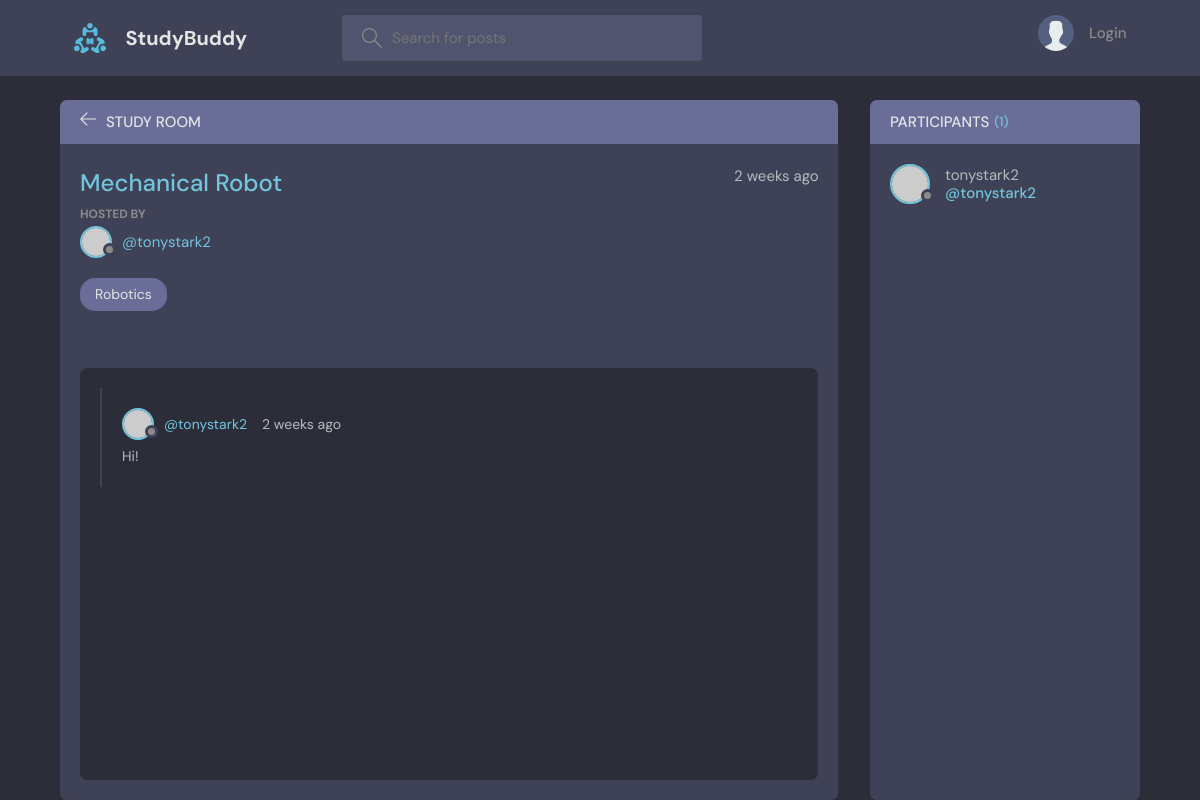
Screenshot of /room/14 with the database file from the repository.
### base/models.py (models this page shows, shortened)
class Room(models.Model):
    host = models.ForeignKey(User, on_delete=models.SET_NULL, null = True)
    topic = models.ForeignKey(Topic, on_delete=models.SET_NULL, null = True)
    name = models.CharField(max_length=200)
    description = models.TextField(null=True, blank=True)
    participants = models.ManyToManyField(User, related_name="participants", blank=True)
    updated = models.DateTimeField(auto_now=True)
    created = models.DateTimeField(auto_now_add=True)
    class Meta:
        ordering = ["-updated", "-created"]

class Topic(models.Model):
    name = models.CharField(max_length=200)
    def __str__(self):
        return str(self.name)

class Message(models.Model):
    user = models.ForeignKey(User, on_delete=models.CASCADE)
    room = models.ForeignKey(Room, on_delete=models.CASCADE)
    body = models.TextField()
    updated = models.DateTimeField(auto_now=True)
    created = models.DateTimeField(auto_now_add=True)
    class Meta:
        ordering = ["-updated", "-created"]

### base/views.py (the view, shortened to what this page needs)
# urls.py: path("room/<str:primary_key>", views.room, name = "room"),
def room(request, primary_key):
    room = Room.objects.get(id = primary_key)
    conversations = room.message_set.all().order_by("-created")
    participants = room.participants.all()
    context = {"room": room, "conversations": conversations, "participants": participants}
    return render(request,  "base/room.html", context)

### base/templates/base/room.html (shortened to what this page needs)
{% extends "mainlayout.html" %}
{% block content %}
<main class="profile-page layout layout--2">
      <div class="container">
        <div class="room">
          <div class="room__top">
            <div class="room__topLeft">
              <a href="{% url 'home' %}">
                <svg version="1.1" xmlns="http://www.w3.org/2000/svg" width="32" height="32" viewBox="0 0 32 32">
                  <title>arrow-left</title>
                  <path
                    d="M13.723 2.286l-13.723 13.714 13.719 13.714 1.616-1.611-10.96-10.96h27.625v-2.286h-27.625l10.965-10.965-1.616-1.607z"
                  ></path>
                </svg>
              </a>
              <h3>Study Room</h3>
            </div>
          </div>
          <div class="room__box scroll">
            <div class="room__header scroll">
              <div class="room__info">
                <h3>{{room.name}}</h3>
                <span>{{room.created|timesince}} ago</span>
              </div>
              <div class="room__hosted">
                <p>Hosted By</p>
                <a href="{% url 'user-profile' room.host.id %}" class="room__author">
                  <div class="avatar avatar--small">
                    <img src="https://randomuser.me/api/portraits/men/37.jpg" />
                  </div>
                  <span>@{{room.host.username}}</span>
                </a>
              </div>
              <span class="room__topics">{{room.topic}}</span>
            </div>
            <div class="room__conversation">
              <div class="threads scroll">
                {% for conversation in conversations %}
                <div class="thread">
                  <div class="thread__top">
                    <div class="thread__author">
                      <a href="{% url 'user-profile' conversation.user.id %}" class="thread__authorInfo">
                        <div class="avatar avatar--small">
                          <img src="https://randomuser.me/api/portraits/men/37.jpg" />
                        </div>
                        <span>@{{conversation.user}}</span>
                      </a>
                      <span class="thread__date">{{conversation.created|timesince}} ago</span>
                    </div>
                  </div>
                  <div class="thread__details">
                      {{conversation.body}}
                  </div>
                </div>
                {% endfor %}
              </div>
            </div>
          </div>
        </div>
        <div class="participants">
          <h3 class="participants__top">Participants <span>({{participants.count}})</span></h3>
          <div class="participants__list scroll">
            {% for participant in participants %}
            <a href="{% url 'user-profile' participant.id %}" class="participant">
              <div class="avatar avatar--medium">
                <img src="https://randomuser.me/api/portraits/men/37.jpg" />
              </div>
              <p>
                {{participant.username}}
                <span>@{{participant.username}}</span>
              </p>
            </a>
            {% endfor %}
          </div>
        </div>
      </div>
    </main>
{% endblock content %}

### rows the page displays
Room: name "Mechanical Robot", created "2 weeks", host.username "tonystark2", topic "Robotics"
Message: user "tonystark2", created "2 weeks", body "Hi!"

### other values shown
{{ participants.count }} "1"
{{ participant.username }} "tonystark2"
